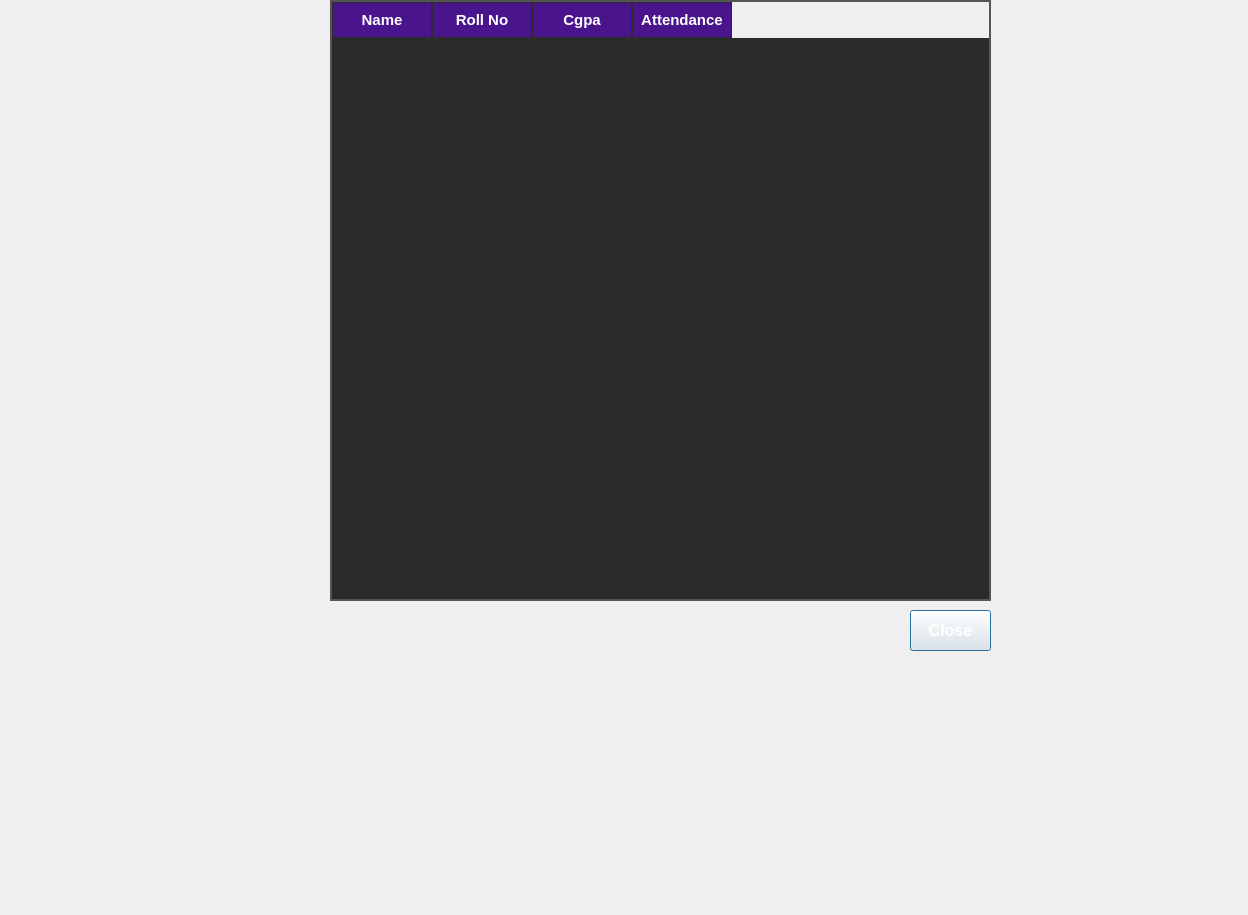
<?xml version="1.0" encoding="UTF-8"?>
<ui version="4.0">
 <class>DisplayStudentDialog</class>
 <widget class="QDialog" name="DisplayStudentDialog">
  <property name="geometry">
   <rect>
    <x>0</x>
    <y>0</y>
    <width>1248</width>
    <height>915</height>
   </rect>
  </property>
  <property name="windowTitle">
   <string>Dialog</string>
  </property>
  <property name="styleSheet">
   <string notr="true">color:rgb(0, 0, 0)</string>
  </property>
  <widget class="QTableWidget" name="tableWidget">
   <property name="geometry">
    <rect>
     <x>330</x>
     <y>0</y>
     <width>661</width>
     <height>601</height>
    </rect>
   </property>
   <property name="styleSheet">
    <string notr="true">QTableWidget {
    background-color: #2b2b2b;  
    color: white;              
    gridline-color: #555555;    
    border: 2px solid #555555;
    font-size: 14px;
}

QHeaderView::section {
    background-color: #4a148c;   
    color: white;
    padding: 6px;
    border: 1px solid #2b2b2b;
    font-weight: bold;
    font-size: 15px;
}


QTableWidget::item:selected {
    background-color: #7c43bd;   
    color: white;
}
QPushButton {
    min-height: 30px; 
    max-height: 30px;  
}</string>
   </property>
   <column>
    <property name="text">
     <string>Name</string>
    </property>
   </column>
   <column>
    <property name="text">
     <string>Roll No</string>
    </property>
   </column>
   <column>
    <property name="text">
     <string>Cgpa</string>
    </property>
   </column>
   <column>
    <property name="text">
     <string>Attendance</string>
    </property>
   </column>
  </widget>
  <widget class="QPushButton" name="pushButton_Close">
   <property name="geometry">
    <rect>
     <x>910</x>
     <y>610</y>
     <width>81</width>
     <height>41</height>
    </rect>
   </property>
   <property name="font">
    <font>
     <pointsize>12</pointsize>
     <bold>true</bold>
    </font>
   </property>
   <property name="styleSheet">
    <string notr="true">color:rgb(255, 255, 255)</string>
   </property>
   <property name="text">
    <string>Close</string>
   </property>
  </widget>
 </widget>
 <resources/>
 <connections/>
</ui>
